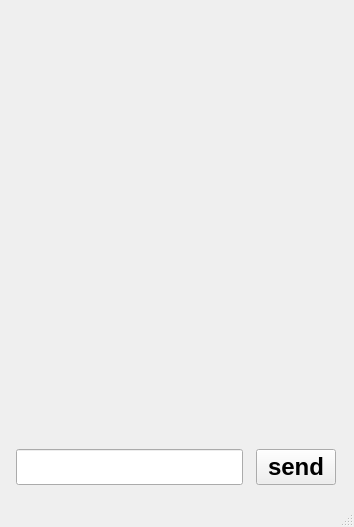
<?xml version="1.0" encoding="UTF-8"?>
<ui version="4.0">
 <class>MainWindow</class>
 <widget class="QMainWindow" name="MainWindow">
  <property name="geometry">
   <rect>
    <x>0</x>
    <y>0</y>
    <width>354</width>
    <height>527</height>
   </rect>
  </property>
  <property name="font">
   <font>
    <pointsize>18</pointsize>
    <bold>true</bold>
   </font>
  </property>
  <property name="windowTitle">
   <string>Моё первое приложение с GUI</string>
  </property>
  <widget class="QWidget" name="centralwidget">
   <layout class="QVBoxLayout" name="verticalLayout">
    <item>
     <widget class="QLabel" name="chat">
      <property name="text">
       <string/>
      </property>
      <property name="alignment">
       <set>Qt::AlignCenter</set>
      </property>
     </widget>
    </item>
    <item>
     <layout class="QHBoxLayout" name="horizontalLayout">
      <property name="spacing">
       <number>6</number>
      </property>
      <item>
       <widget class="QLineEdit" name="text">
        <property name="sizePolicy">
         <sizepolicy hsizetype="Maximum" vsizetype="Fixed">
          <horstretch>0</horstretch>
          <verstretch>0</verstretch>
         </sizepolicy>
        </property>
       </widget>
      </item>
      <item>
       <widget class="QPushButton" name="send">
        <property name="sizePolicy">
         <sizepolicy hsizetype="Fixed" vsizetype="Fixed">
          <horstretch>0</horstretch>
          <verstretch>0</verstretch>
         </sizepolicy>
        </property>
        <property name="text">
         <string>send</string>
        </property>
       </widget>
      </item>
     </layout>
    </item>
   </layout>
  </widget>
  <widget class="QMenuBar" name="menubar">
   <property name="geometry">
    <rect>
     <x>0</x>
     <y>0</y>
     <width>354</width>
     <height>38</height>
    </rect>
   </property>
  </widget>
  <widget class="QStatusBar" name="statusbar"/>
 </widget>
 <resources/>
 <connections/>
</ui>
